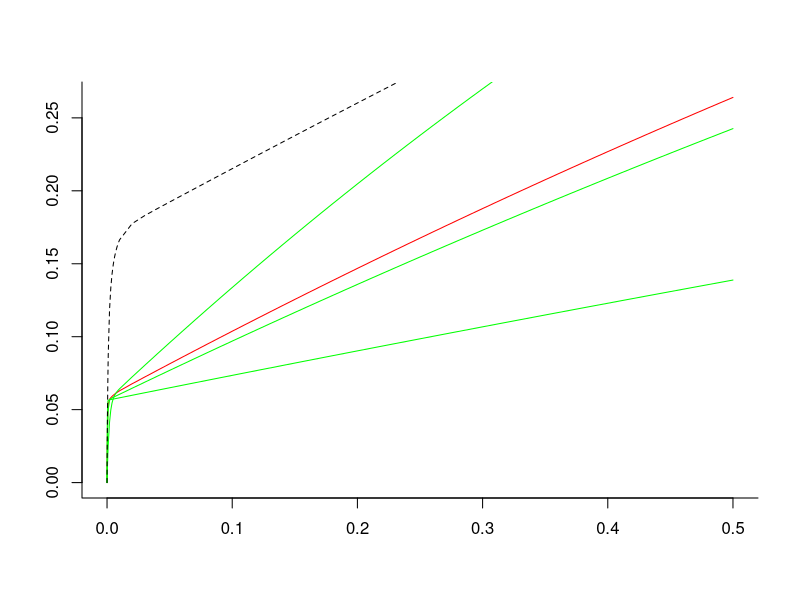
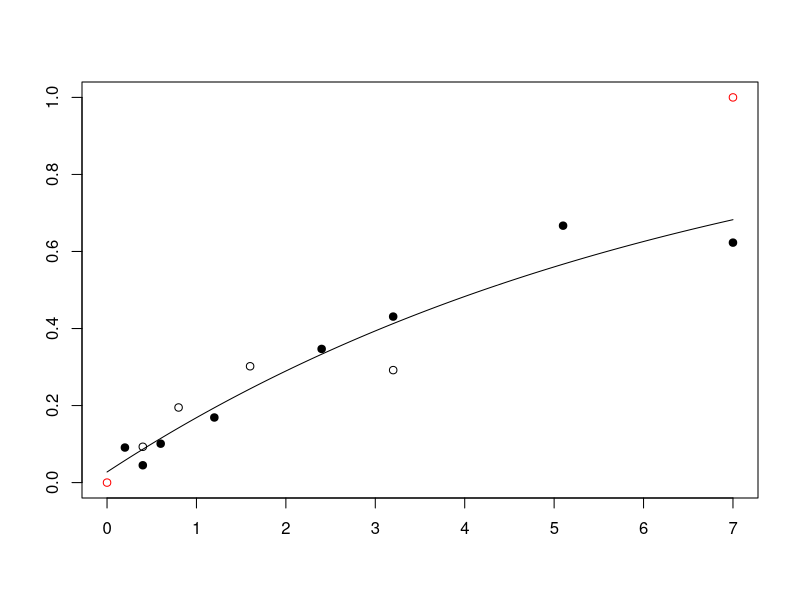
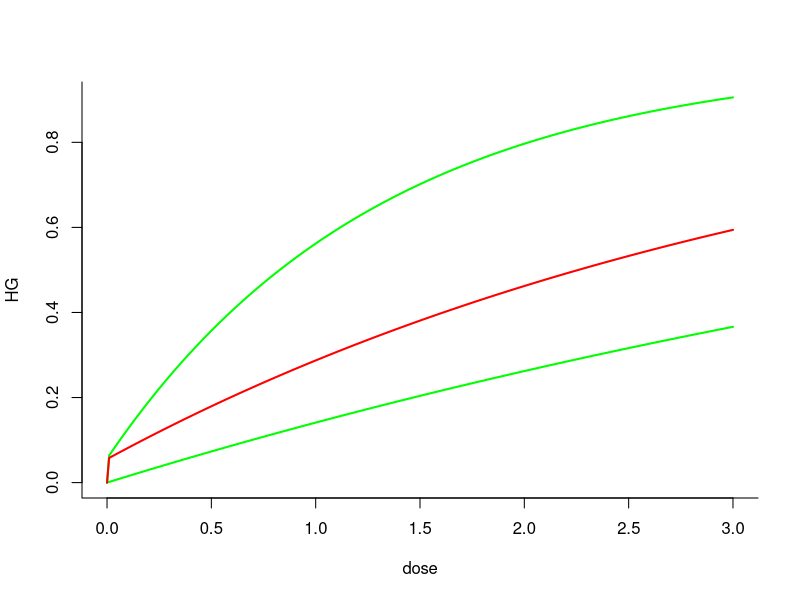
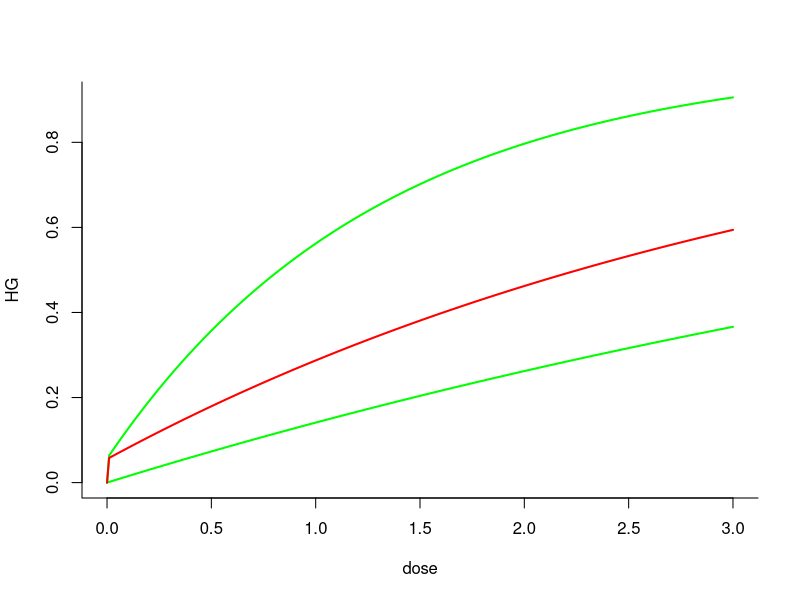
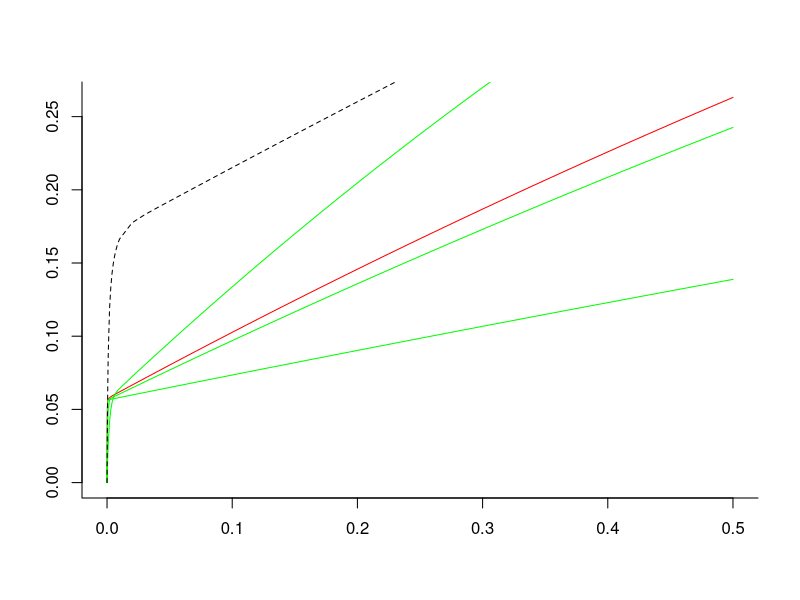
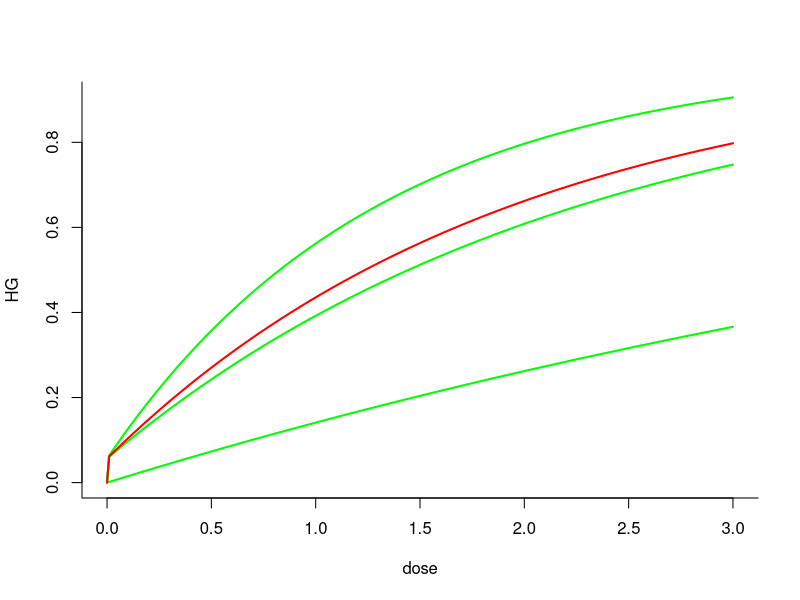

These charts were generated, in order, by the following R code:
# Free, open-source software under GNU GPLv3. It comes with no warranty. 
# Concerns radiogenic mouse HG tumorigenesis.
# Written by Mark Ebert, Edward Huang, Dae Woong Ham and Ray Sachs, summer  and fall 2017. 
# Relevant references and their abbreviations in commenting this script are the following.
# ".93Alp"=Alpen et al. "Tumorigenic potential of high-Z, high-LET charged-particle radiations." Rad Res 136:382-391 (1993)
# ".94Alp"=Alpen et al. "Fluence-based relative biological effectiveness for charged particle carcinogenesis in mouse Harderian gland." Adv Space Res 14(10): 573-581. (1994).  
# "16Chang"=Chang et al. "Harderian Gland Tumorigenesis: Low-Dose and LET Response." Radiat Res 185(5): 449-460. (2016).  
# "16Srn"=Siranart et al."Mixed Beam Murine Harderian Gland Tumorigenesis: Predicted Dose-Effect Relationships if neither Synergism nor Antagonism Occurs." Radiat Res 186(6): 577-591 (2016).  
# "17Cuc"=Cucinotta & Cacao. "Non-Targeted Effects Models Predict Significantly Higher Mars Mission Cancer Risk than Targeted Effects Models." Sci Rep 7(1): 1832. (2017). PMC5431989
library(deSolve) # library for solving differential equations
library(minpack.lm) #for non-linear regression package
rm(list=ls())
####### Data #######
dfr <- data.frame( # data used in 16Chang; includes data analyzed in .93Alp and .94Alp  
  dose.1 = c(0.2,0.4,0.6,1.2,2.4,3.2,5.1,7,0.05,0.1,0.15,0.2,0.4,0.8,1.6,0.05,0.1,0.2,0.4,0,0.1,0.2,0.4,0.8,1.6,0.4,0.8,1.6,3.2,0.05,0.1,0.2,0.4,0.8,0.1,0.2,0.4,0.8,0.1,0.2,0.4,0.04,0.08,0.16,0.32,0.033,0.066,0.13,0.26,0.52,.2, .4, .6),
  HG = c(0.091,0.045,0.101,0.169,0.347,0.431,0.667,0.623,0.156,0.215,0.232,0.307,0.325,0.554,0.649,0.123,0.145,0.207,0.31,0.026,0.083,0.25,0.39,0.438,0.424,0.093,0.195,0.302,0.292,0.109,0.054,0.066,0.128,0.286,0.183,0.167,0.396,0.536,0.192,0.234,0.317,0.092,0.131,0.124,0.297,0.082,0.088,0.146,0.236,0.371,.154,.132,.333),#HG prevalence as defined in 16Chang
  NWeight = c(520,2048,1145,584,313,232,293,221,1162,877,455,409,374,223,320,742,661,347,131,6081,1091,251,244,191,131,645,255,199,111,649,378,973,833,201,468,381,197,109,496,257,185,1902,1063,884,350,1767,1408,874,299,261,322,206,67),
  #nominal weight for weighted least squaresregression; see .93Alp. The Lanthanum entries were obtained by measuring the main graph in 17Cuc 
  index=c(rep(1,8),rep(0,17), rep(1,4),  rep(0,24)),#index=0 for Z>3 ions, 1 otherwise. Not needed in some models
  L = c(rep(1.6,8), rep(193, 7), rep(250, 4), rep(195, 6), rep(0.4, 4), rep(25, 5), rep(464, 4), rep(193, 3),rep(70, 4), rep(100, 5), rep(953, 3)), ##L=LET=LET_infinity=stopping power (keV/micron)
  Z = c(rep(2, 8), rep(26, 17), rep(1, 4), rep(10, 5), rep(43, 4), rep(26, 3), rep(14, 4), rep(22, 5), rep(57, 3)),#atomic number, charge in units of proton charge on fully ionized atomic nucleus, e.g. 2 for 2He4
  Zeff = c(rep("TBD", 53)),# effective ion charge according to the formula of W.H Barkas. Zeff <= Z. Calculated below. For this data, only very slightly less than Z.
  beta = c(rep("TBD", 53)),# ion speed, relative to speed of light, calculated below
  MeVperu = c(rep(228, 8), rep(600, 7), rep(300, 4), rep(600, 6), rep(250, 4), rep(670, 5), rep(600, 4), rep(600, 3), rep(260, 4), rep(1000, 5), rep(593, 3)),#Kinetic energy in MeV, divided by atomic mass, e.g. divided by 4u=4x931.5 MeV/c^2 for 2He4
  Katz = c(rep("TBD", 53)),#for fully ionized nuclei, Katz's Z^2/beta^2, Calculated below. It is part of the Bethe Barkas Bloch equation for stopping power. Our calculations don't use Katz, but various similar calculations do.
  ion = c(rep("He4", 8), rep("Fe56", 17), rep("p", 4), rep("Ne20", 5), rep("Nb93", 4), rep("Fe56", 3), rep("Si28", 4), rep("Ti48", 5), rep("La139", 3)),
  comments = c(".93AlpLooksOK", rep("", 7), ".93AlplooksOK", rep('', 11), ".93Alp.no.iso", "not in 17Cuc (or 16Chang?)", rep("", 3), "16Chang all OK?", rep('', 24), ".94Alp","From graphs",'e.g. in 17Cuc')
) 

# Data for HG induced by photons from Cs-137 or Co-60 beta decay; from 16Chang (and calibration of LQ model)
ddd <- data.frame(dose.1 = c(0, 0.4, 0.8, 1.6, 3.2, 7, 0, .4, .8, .12, 1.6),
                  HG = c(.026, .048, .093, .137, .322, .462, .0497, .054, .067, .128, .202),
                  NWeight = c(6081.2, 4989.5, 1896.8, 981.1, 522.2, 205.2, 7474.1, 2877.6, 1423.7, 689.9, 514.9),
                  Nucleus = c(rep("Cobalt-60", 6), rep("Cesium-137", 5)),
                  Comments = c(rep("TBD", 11))
)
Y <- 0.001 * dfr[, "MeVperu"] # convert to GeV/u for convenience in a calculation
dfr[, "Katz"] <- round((dfr[, "Z"]) ^2 * (2.57 * Y^2 + 4.781 * Y + 2.233) / (2.57 * Y^2 + 4.781 * Y), 2) # special relativistic calculation of Z^2/beta^2. The numerics include conversion from GeV to joules and from u to kg.
dfr[, "beta"] <- round(dfr[, "Z"] * sqrt(1 / dfr[, "Katz"]), 3) # i.e. Z*sqrt(beta^2/Z^2) 
dfr[, "Zeff"] <- round(dfr[, "Z"] * (1 - exp( -125 * dfr[, "Z"] ^ (-2.0 / 3))), 2) # Barkas formula for Zeff; for us Zeff is almost Z

dfra <- dfr[c(1:19,26:53),] ##removes the zero dose case and the no isograft data

#####  photon and HZE/NTE Models #####
LQ <- lm(HG ~ dose.1 + I(dose.1 ^ 2), data = ddd) # linear model fit on ddd dataset
summary(LQ, correlation = T) 

#HERE OUR NEW HZE/NTE MODEL; works well. Uses 3 adjustable parameters. There is also an HZE/TE model and NTE or TE models for Z<=3, but for a while we now use the HZE/NTE model for Z>3 with data for Z>=8  
dfrHZE <- subset(dfra, Z > 3) # look only at HZE not at much lower LET ions. # In next line phi controls how fast NTE build up from zero; not really needed during calibration since 150*phi*Dose/L>>1 at every observed Dose !=0. phi needed for later synergy calculations.
phi <- 1000 # Even larger phi should give the same final results, but might cause extra problems with R. 
HZEm <- nls(HG ~ .0275 + (1 - exp ( -0.01 * (aa1 * L * dose.1 * exp( -aa2 * L) + (1 - exp( -150 * phi * dose.1 / L)) * kk1))), #  calibrating parameters in a model that modifies the hazard function NTE models in 17Cuc.
            data = dfrHZE, 
            weights = NWeight,
            start = list(aa1 = .9, aa2 = .01, kk1 = 6)) 
summary(HZEm, correlation = T);vcov(HZEm)# parameter values & accuracy; variance-covariance matrix
NTE.HZE.c <- coef(HZEm) #  calibrated central values of the 3 parameters. Next is the IDER, =0 at dose 0
HHC <- function(dose.1,L) 0.01*(NTE.HZE.c[1]*L*dose.1*exp(-NTE.HZE.c[2]*L)+(1-exp(-150*phi*dose.1/L))*NTE.HZE.c[3]) # calibrated hazard function

CalculateHZEC <- function(dose.1, L) {
  1-exp(-HHC(dose.1,L)) #  Calibrated IDER
}

dose <- c(seq(0, .00001, by = 0.000001),seq(.00002,.0001,by=.00001),seq(.0002,.001,by=.0001),seq(.002,.01,by=.001),seq(.02,.5,by=.01))##look carefully near zero, but go out to 0.5 Gy
#dose=dose[1:30] #this can be used to zoom in on the very low dose behavior in the graphs
####### calculate baseline MIXDER I(d) for mixtures of HZE components modeled by NTE IDER #######
IntegrateNTE_HZE_IMIXDER <- function(r, L, d = dose, aa1 = NTE.HZE.c[1], aa2 = NTE.HZE.c[2], kk1 = NTE.HZE.c[3]) {
  dE <- function(yini, State, Pars) {
    aa1 <- aa1; aa2 <- aa2; kk1 <- kk1
    with(as.list(c(State, Pars)), {
      aa = vector(length = length(L))
      u = vector(length = length(L))
      for (i in 1:length(L)) {
        aa[i] = aa1*L[i]*exp(-aa2*L[i])
        u[i] = uniroot(function(d) 1-exp(-0.01*(aa[i]*d+(1-exp(-150*phi*d/L[i]))*kk1)) - I, lower = 0, upper = 20, tol = 10^-10)$root
      }
      dI = vector(length = length(L))
      for (i in 1:length(L)) {
        dI[i] = r[i]*0.01*(aa[i]+exp(-150*phi*u[i]/L[i])*kk1*150*phi/L[i])*exp(-0.01*(aa[i]*u[i]+(1-exp(-150*phi*u[i]/L[i]))*kk1))
        
      }
      dI = sum(dI)
      return(list(c(dI)))
    })
  }
  pars = NULL; yini = c(I= 0); d = d
  out = ode(yini, times = d, dE, pars, method = "radau")
  return(out)
} 

####### Plotting I(d) example
r <- c(1/3, 1/3, 1/3); L <- c(25, 70, 250)
INCRL <- IntegrateNTE_HZE_IMIXDER(r, L) # incremental effect additivity 
plot(INCRL, type='l', col='red', bty='l', ann='F') # ,ylim=c(0,.4) ; I(d) plot
lines(dose, CalculateHZEC(dose, 250), col='green') # component 3
lines(dose, CalculateHZEC(dose, 70), col='green') # component 2
lines(dose, CalculateHZEC(dose, 25), col='green') # component 1
SEA <- function(dose.1) CalculateHZEC(dose.1/3, 25) + CalculateHZEC(dose.1/3, 70) + CalculateHZEC(dose.1/3, 250)
lines(dose, SEA(dose), lty=2)
# another example
# r <- .25*1:4; L <- c(25,70,190,250);plot(INCRL, type='l',ylim=c(0,.5),col='red',bty='l',ann='F')
# lines(dose,CalculateHZEC(dose,190), col='green')#component 3
# lines(dose,CalculateHZEC(dose,250),col='green')#component 4
# lines(dose,CalculateHZEC(dose,70),col='green')#component 2
# lines(dose,CalculateHZEC(dose,25),col='green') #component 1
# SEA <- function(dose.1) CalculateHZEC(dose.1/4, 25) + CalculateHZEC(dose.1/4, 70) + CalculateHZEC(dose/4, 190) + CalculateHZEC(dose.1/3, 250)
# lines(dose, SEA(dose), lty=2)
##Next need Monte Carlo for 95%CI. Edward's Next Job
########### Light ion Z <= 3 model 1 ######### 
dfrL <- subset(dfra, Z <= 3) #for Light ions
LOW.m <- nls(HG ~ .0275 + 1-exp(-bet * dose.1),
             data = dfrL,
             weights = NWeight,
             start = list(bet = .5))
summary(LOW.m)
LOW.c <- coef(LOW.m)  # calibrated central values of the parameter
CalculateLOW.C <- function(dose.1, L) { # Calibrated Low LET model. Use L=0, but maybe later will use L >0 but small 
  return(1-exp(-LOW.c[1] * dose.1))
}  
#######Next: visual checks to see if our calibration is consistent with 16Chang, .93Alp, .94Alp and 17Cuc
## Put various values in our calibrated model to check with numbers and graphs in these references
#  L=193; dose.1 = dfrHZE[1:7, "dose.1"]; HGe = dfr[1:7,"HG"] # same for Fe
plot(c(0, 7), c(0, 1), col = 'red', ann = 'F') 
ddose <- 0.01 * 0:700; lines(ddose, CalculateLOW.C(ddose, 0) + .0275)  #calibrated lowLET IDER
points(dfrL[1:8, "dose.1"], dfrL[1:8,"HG"],pch=19) #RKS: Helium data points
points(dfrL[9:12, "dose.1"], dfrL[9:12, "HG"] )  # proton data points 

#####MIXDER# RKS next is just a  fossil I think
dE_1 <- function(d, aa1, aa2, kk1, phi, L) {
   ((150 * kk1 * phi * exp(-150 * phi * d / L) / L + aa1 * L * exp( -aa2 * L)) * 
  exp(-0.01 * (kk1 * (1 - exp( - 150 * phi * d / L)) + aa1 * L * exp(-aa2 * L) * d))) / 100
 }

dE_2 <- function(dose,L) { 
 LOW.c*exp(-LOW.c*dose)  
}

IntegrateNTE_HZE_LOW_IMIXDER <- function(r, L = 193, aa1 = NTE.HZE.c[1], aa2 = NTE.HZE.c[2], kk1 = NTE.HZE.c[3], phi = 3e3, beta = LOW.c, d) { 
  dE <- function(yini, State, Pars) {
    aa1 <- aa1; aa2 <- aa2; kk1 <- kk1;  beta <- beta; phi <- phi; L <- L
    with(as.list(c(State, Pars)), {
      u <- c(0, 0)
      u[1] <- uniroot(function(d) 1-exp(-0.01*(aa1*L*d*exp(-aa2*L)+(1-exp(-150*phi*d/L))*kk1)) - I, lower = 0, upper = 200, extendInt = "yes", tol = 10^-10)$root
      u[2] <- uniroot(function(d) 1-exp(-beta * d) - I, lower = 0, upper =200, extendInt = "yes", tol = 10^-10)$root#RKS changed upper to 200 instead of 5; cured lots of bugs; changed in u[1] also without helping or hurting. Maybe changing to upX or downX would be better still

      dI <- c(0, 0)
      dI[1] <- r[1] * dE_1(d = u[1], aa1 = aa1, aa2 = aa2, kk1 = kk1, phi = phi, L = L)
      dI[2] <- r[2] * dE_2(d = u[2], L = 0)
      dI <- sum(dI)
      return(list(c(dI)))
    })
  }
  return(ode(c(I = 0), times = d, dE, parms = NULL, method = "radau"))
}
r1 <- .2; r <- c(r1, 1 - r1) #Proportions. Next plot IDERs and MIXDER
d <- .01 * 0:300.
plot(x = d, y = CalculateHZEC(dose.1 = d, L = 173), type = "l", xlab="dose",ylab="HG",bty='l',col='green',lwd=2)
lines(x = d, y = CalculateLOW.C( d,0), col='green',lwd=2)
lines(x = d, y = IntegrateNTE_HZE_LOW_IMIXDER(r = r, d = d)[, 2], col = "red", lwd=2) # I(d)

# To be done next. HZE NTE MIXDER 95% CI (Edward)!!! Information criteria and 
# compare with 17Cuc (Mark)! clean up style
# Overall: add TE HZE models; decide on low LET models after seeing Mark's IC 
# results. Decide how to handle the various branches -- probably one ODE for NTE 
# HZE MIXDERs that may have on low LET component and one ODE for TE HZE MIXDERs ditto


#egh :: ASSIGNMENT: Calculate I(d) for N > 1 HZE IDERs and one low-LET IDER
calculateComplexId <- function(r, L, d, aa1 = NTE.HZE.c[1], aa2 = NTE.HZE.c[2], kk1 = NTE.HZE.c[3], phi = 3e3, beta = LOW.c, lowLET = FALSE) {
  ## FUNCTION DESCRIPTION
  # Calulates the function I(d) from N > 1 HZE IDERs and one low-LET IDER using 
  # incremental effect additivity
  dE <- function(yini, State, Pars) {
    aa1 <- aa1; aa2 <- aa2; kk1 <- kk1; beta <- beta; phi <- phi; L <- L
    with(as.list(c(State, Pars)), {
      aa <- vector(length = length(L))
      u <- vector(length = length(L))
      for (i in 1:length(L)) {
        aa[i] <- aa1 * L[i] * exp(-aa2 * L[i])
        # u[i] <- uniroot(function(d) 1-exp(-0.01*(aa1*L[i]*d*exp(-aa2*L[i])+(1-exp(-150*phi*d/L[i]))*kk1)) - I, lower = 0, upper = 200, extendInt = "yes", tol = 10^-10)$root #egh this is ised in the single HZE and lowLET example
        u[i] <- uniroot(function(d) 1-exp(-0.01*(aa[i]*d+(1-exp(-150*phi*d/L[i]))*kk1)) - I, lower = 0, upper = 200, tol = 10^-10)$root
      }
      dI <- vector(length = length(L))
      for (i in 1:length(L)) {
        # dI[i] <- r[i] * dE_1(d = u[i], aa1 = aa1, aa2 = aa2, kk1 = kk1, phi = phi, L = L) #egh this is used in the single HZE and lowLET example
        dI[i] <- r[i] * 0.01*(aa[i]+exp(-150*phi*u[i]/L[i])*kk1*150*phi/L[i])*exp(-0.01*(aa[i]*u[i]+(1-exp(-150*phi*u[i]/L[i]))*kk1))
      }
      if (lowLET == TRUE) {
        u[length(L) + 1] <- uniroot(function(d) 1-exp(-beta*d) - I, lower = 0, upper = 200, extendInt = "yes", tol = 10^-10)$root
        dI[length(L) + 1] <- r[length(r)] * dE_2(d = u[length(L) + 1], L = 0)
      }
      dI <- sum(dI)
      return(list(c(dI)))
      })
  }
  return(ode(c(I = 0), times = d, dE, parms = NULL, method = "radau")) #  Finds the solution I(d) of the differential equation dE
}

r1 <- .2; r <- c(r1, 1 - r1) #Proportions. Next plot IDERs and MIXDER
d <- .01 * 0:300.
plot(x = d, y = CalculateHZEC(dose.1 = d, L = 173), type = "l", xlab="dose",ylab="HG",bty='l',col='green',lwd=2)
lines(x = d, y = CalculateLOW.C( d,0), col='green', lwd=2)
lines(x = d, y = calculateComplexId(r = r, L = 193, d = d, lowLET = TRUE)[, 2], col = "red", lwd=2) # I(d)

r <- c(1/3, 1/3, 1/3); L <- c(25, 70, 250)
INCRL <- calculateComplexId(r, L, d = dose) # incremental effect additivity 
plot(INCRL, type='l', col='red', bty='l', ann='F') # ,ylim=c(0,.4) ; I(d) plot
lines(dose, CalculateHZEC(dose, 250), col='green') # component 3
lines(dose, CalculateHZEC(dose, 70), col='green') # component 2
lines(dose, CalculateHZEC(dose, 25), col='green') # component 1
SEA <- function(dose.1) CalculateHZEC(dose.1/3, 25) + CalculateHZEC(dose.1/3, 70) + CalculateHZEC(dose.1/3, 250)
lines(dose, SEA(dose), lty=2)

r <- c(2/5, 2/5, 1/5); L <- c(70, 173)
plot(x = d, y = CalculateHZEC(dose.1 = d, L = 173), type = "l", xlab="dose",ylab="HG",bty='l',col='green',lwd=2)
lines(x = d, y = CalculateHZEC(d, 70), col='green', lwd=2) # component 3
lines(x = d, y = CalculateLOW.C(d, 0), col='green', lwd=2)
lines(x = d, y = calculateComplexId(r, L, d = d, lowLET = TRUE)[, 2], col = 'red', lwd = 2)
